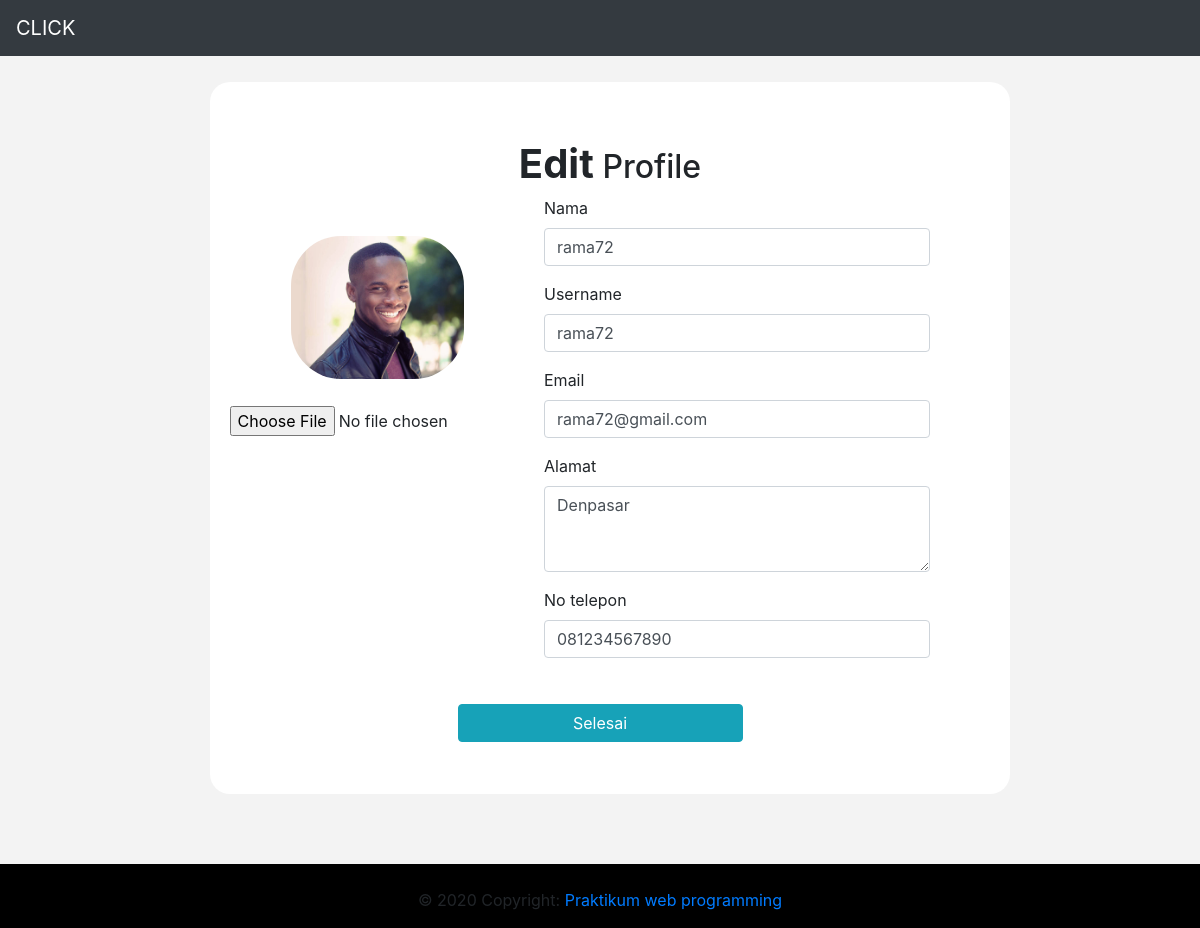
Page /ubahprofile.php?id=1 on the committed database.
### tables this page shows
CREATE TABLE `detail_user` (
  `duser_id` int(11) NOT NULL,
  `user_id` int(11) NOT NULL,
  `duser_name` varchar(50) DEFAULT NULL,
  `duser_alamat` varchar(100) DEFAULT NULL,
  `duser_telp` varchar(12) DEFAULT NULL
);

CREATE TABLE `user` (
  `user_id` int(11) NOT NULL,
  `user_username` varchar(50) NOT NULL,
  `user_email` varchar(50) NOT NULL,
  `user_password` varchar(255) NOT NULL,
  `user_level` int(1) NOT NULL,
  `user_foto` varchar(50) DEFAULT NULL,
  `user_jk` enum('Laki - laki','Perempuan') DEFAULT NULL
);

### functions.php (called while the page is built, shortened)
<?php
$db = mysqli_connect("localhost", "root", "", "clik");
function query ($query){
	global $db;
	$result = mysqli_query( $db, $query );
	$rows = [];
	while ($row=mysqli_fetch_assoc($result)) {
		$rows[] = $row;
	}
	return $rows;
}
 ?>

### ubahprofile.php (the view, shortened to what this page needs)
<?php
require 'functions.php';
$id = $_GET['id'];
$user = query('SELECT user.user_foto AS foto, detail_user.duser_name AS nama, user.user_username AS username, user.user_level AS `level` ,user.user_email AS email, detail_user.duser_alamat AS alamat, detail_user.duser_telp AS telepon FROM detail_user INNER JOIN user ON user.user_id = detail_user.user_id WHERE user.user_id ='.$id)[0];
 ?>
<!doctype html>
<html lang="en">
<head>
    <link rel="stylesheet" href="https://cdn.jsdelivr.net/npm/bootstrap@4.5.3/dist/css/bootstrap.min.css"
>
</head>
<body>
    <nav class="navbar navbar-dark bg-dark">
        <a class="navbar-brand" href="#">CLICK</a>
    </nav>
    <div class="container-fluid">
    <form action="" method="post" enctype="multipart/form-data">
        <div class="row side-nav mt-3">
            <div class="col-md-2"></div>
            <div class="col-md-8 side">
                <div>
                    <h2 class="text-center mb-2 mt-5"><span style=" font-weight: 700;font-size: 40px">Edit</span> Profile</h2>
                    <div class="row">
                        <div class="col-md-6">
                            <div class="profile col-md-12" style="margin-left: -8%">
                                <img src="img\profile\<?php echo $user['foto']; ?>" class="mx-auto d-block photo-profile" alt="<?php echo $user['foto']; ?>">
                                <div class="file-field">
                                    <div class="d-flex justify-content-center">
                                      <div class="btn btn-mdb-color btn-rounded float-left ml-5">
                                        <input type="file" name="gambar" id="gambar" title="Ubah profile">
                                      </div>
                                    </div>
                                </div>
                            </div>
                        </div>
                        <div class="col-md-6 pr-1" style="margin-left: -10%;">
                            <div class="form-group">
                                <label for="nama">Nama</label>
                                <input type="text" class="form-control" id="nama" name="nama" placeholder="Masukkan nama" required minlength="5" maxlength="50" value="<?php echo $user['nama']; ?>">
                            </div>
                            <div class="form-group">
                                <label for="Username">Username</label>
                                <input value="<?php echo $user['username']; ?>" type="text" class="form-control" id="Username" name="Username" placeholder="Masukkan Username" required minlength="5" maxlength="50">
                            </div>
                            <div class="form-group">
                                <label for="email">Email</label>
                                <input value="<?php echo $user['email']; ?>" type="email" class="form-control" id="email" name="email" placeholder="Masukkan email" required minlength="5" maxlength="50">
                            </div>
                            <div class="form-group">
                                <label for="alamat">Alamat</label>
                                <textarea class="form-control" id="alamat" name='alamat' rows="3"><?php echo $user['alamat']; ?></textarea>
                            </div>
                            <div class="form-group">
                                <label for="telp">No telepon</label>
                                <input value="<?php echo $user['telepon']; ?>" type="text" class="form-control" id="telp" name="telp" placeholder="Masukkan telp" required minlength="5">
                            </div>
                        </div>
                    </div>
                </div>
            </div>
            <div class="col-md-12">
                <div class="col text-center" style="margin-top: -100px;">
                    <button type="submit" class="btn btn-info mb-5" name="submit" style="width: 25%">Selesai</button>
                </div>
            </div>
        </div>
    </div>
    <footer class=" font-small blue pt-2 " style="background-color: black ; margin-top: 5%;">
            <div class="footer-copyright text-center py-3">© 2020 Copyright:
                <a href=""> Praktikum web programming</a>
            </div>
    </footer>
</body>
</html>

### ubahprofile.php (style rules this page uses)
body { background-color: #f3f3f3; }
.side-nav .side { background-color: white; margin: 10px; border-radius: 20px; padding: 10px; padding-bottom: 120px; }
.photo-profile { width: 50%; border-radius: 50px; margin-top: 40px; margin-bottom: 20px; }
.profile { margin-bottom: 30px; }

### rows in the picture
detail_user: user.user_foto (picture), nama "rama72", Username "rama72", email "rama72@gmail.com", alamat "Denpasar", telp "081234567890"
